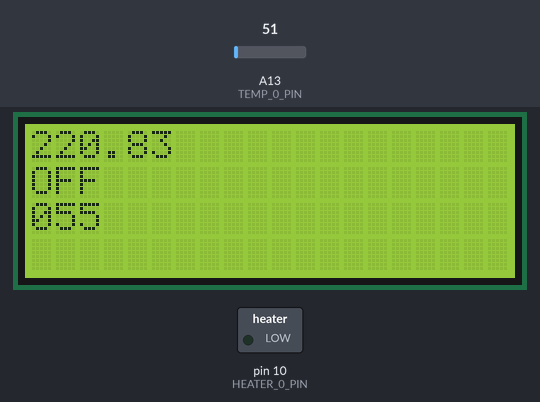
A sketch run on a simulated Arduino Mega 2560, built with avr-gcc and run on an emulated ATmega2560. Parts: 20×4 character LCD, switched loads named in the sketch (green lamp = pin HIGH). The test bench sets the inputs (shaded band); at power-on: A13 (TEMP_0_PIN) = 51.

Above: at 1.2 s.
1.3 s: A13 (TEMP_0_PIN) set to 61
At 2.5 s:
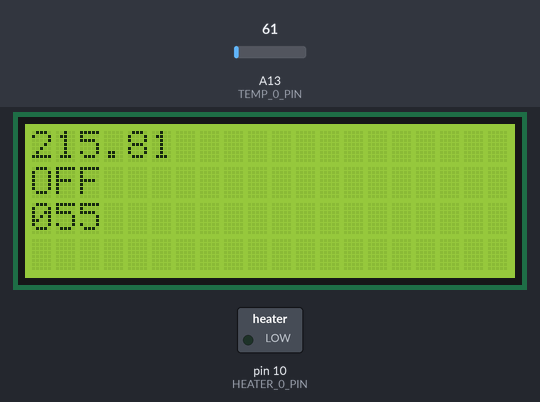
2.8 s: A13 (TEMP_0_PIN) set to 71
At 3.9 s:
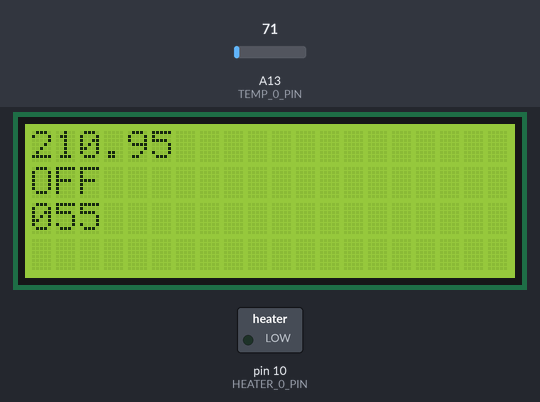
4.3 s: A13 (TEMP_0_PIN) set to 86
At 5.2 s:
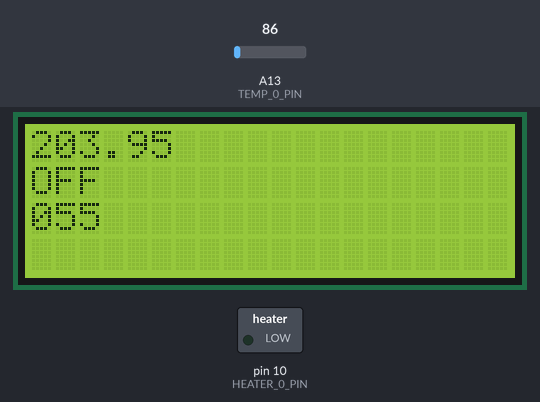
Timing chart, 0 to 7.3 s (numbered marks = the images above; inputs shaded):
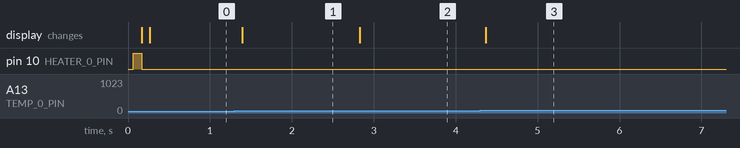

The sketch:

PID.ino
```cpp
#include <LiquidCrystal.h>
#define a -5.16520255795299e-07
#define b 8.719375419247528e-04
#define c -0.594359941886608
#define d 2.489426557571541e+02
#define HEATER_0_PIN       10
int i = 0;
double x, y, e,stara,predkosc ,P,I,D;
int u;
double calka = 0;


#define TEMP_0_PIN         13   // Analog Input
LiquidCrystal lcd(16, 17, 23, 25, 27, 29);
void setup() {
  // put your setup code here, to run once:
  lcd.begin(20, 4);
  pinMode(HEATER_0_PIN, OUTPUT);


}

void loop() {


  lcd.setCursor(0, 0);
  //  if (i<=50)
  //    {digitalWrite(HEATER_0_PIN, HIGH);
  //    i++;}
  //  else
  //    digitalWrite(HEATER_0_PIN, LOW);

  //
  //  delay(100);

  x = (double)analogRead(TEMP_0_PIN);
  y = a * x * x * x + b * x * x + c * x + d;
  lcd.print(y);

  e = 100 - y;
  predkosc = (y-stara)/0.1;

  calka = calka + e * 0.1;
  P=255/80;
  I=0.2;
  D=1;
  u = (round(P*e+I*calka+D*predkosc));
  if (u < 0)
  {
    u = 0;
  }

  if (u > 255)
  {
    u = 255;
  }

  analogWrite(10, u);

  stara=y;
  delay(100);

  if (u > 0 && u < 255)
  { lcd.setCursor(0, 1);

    lcd.print("ON");
  }
  else
  { calka = 0;
    lcd.setCursor(0, 1);
    lcd.print("OFF");
  }


  lcd.setCursor(0, 2);
  lcd.print(u);
}
```

Measured:
- after the input at 1.3 s, the display: changes after 0.10 s (image 1)
- after the input at 2.8 s, the display: changes at once (image 2)
- after the input at 4.3 s, the display: changes after 0.07 s (image 3)
